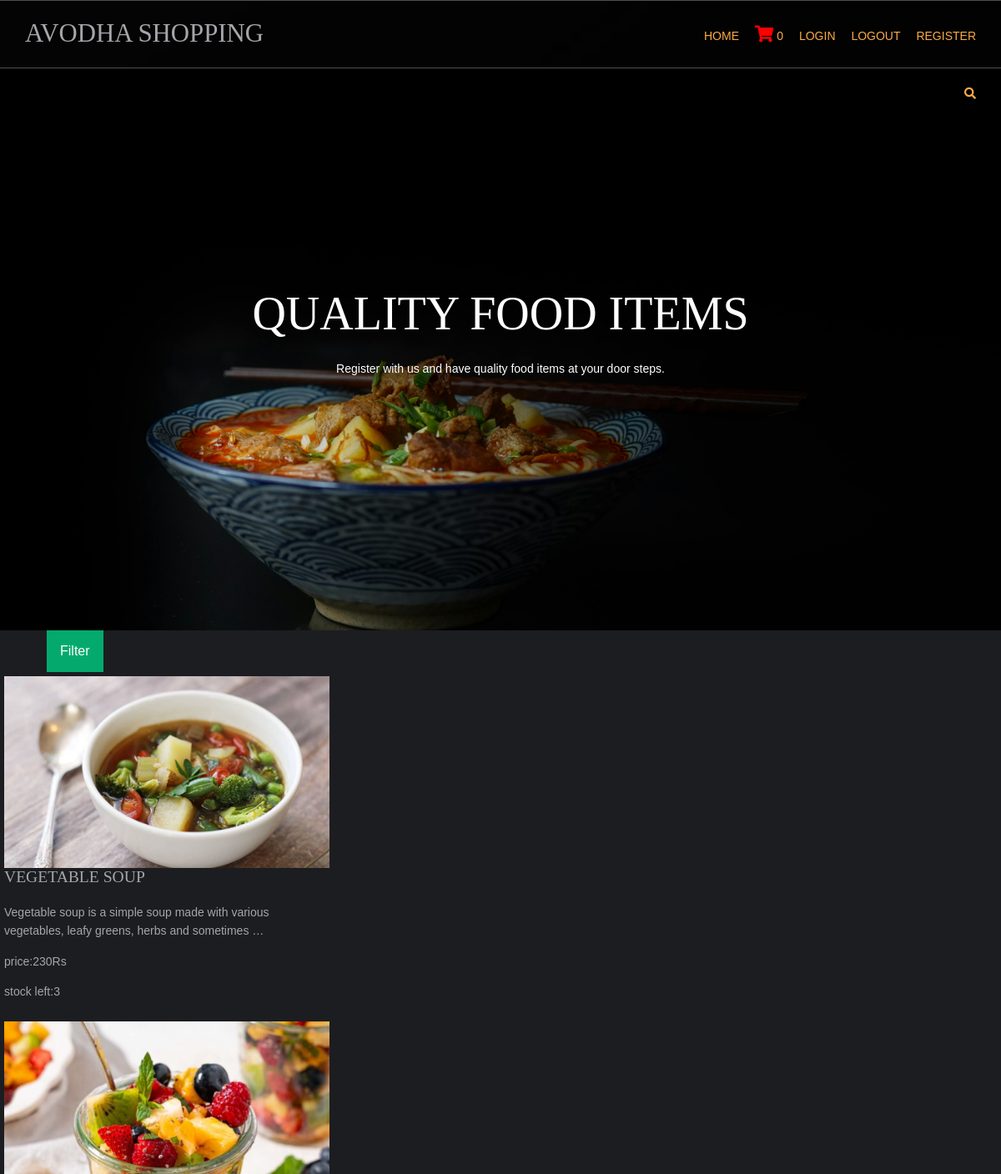
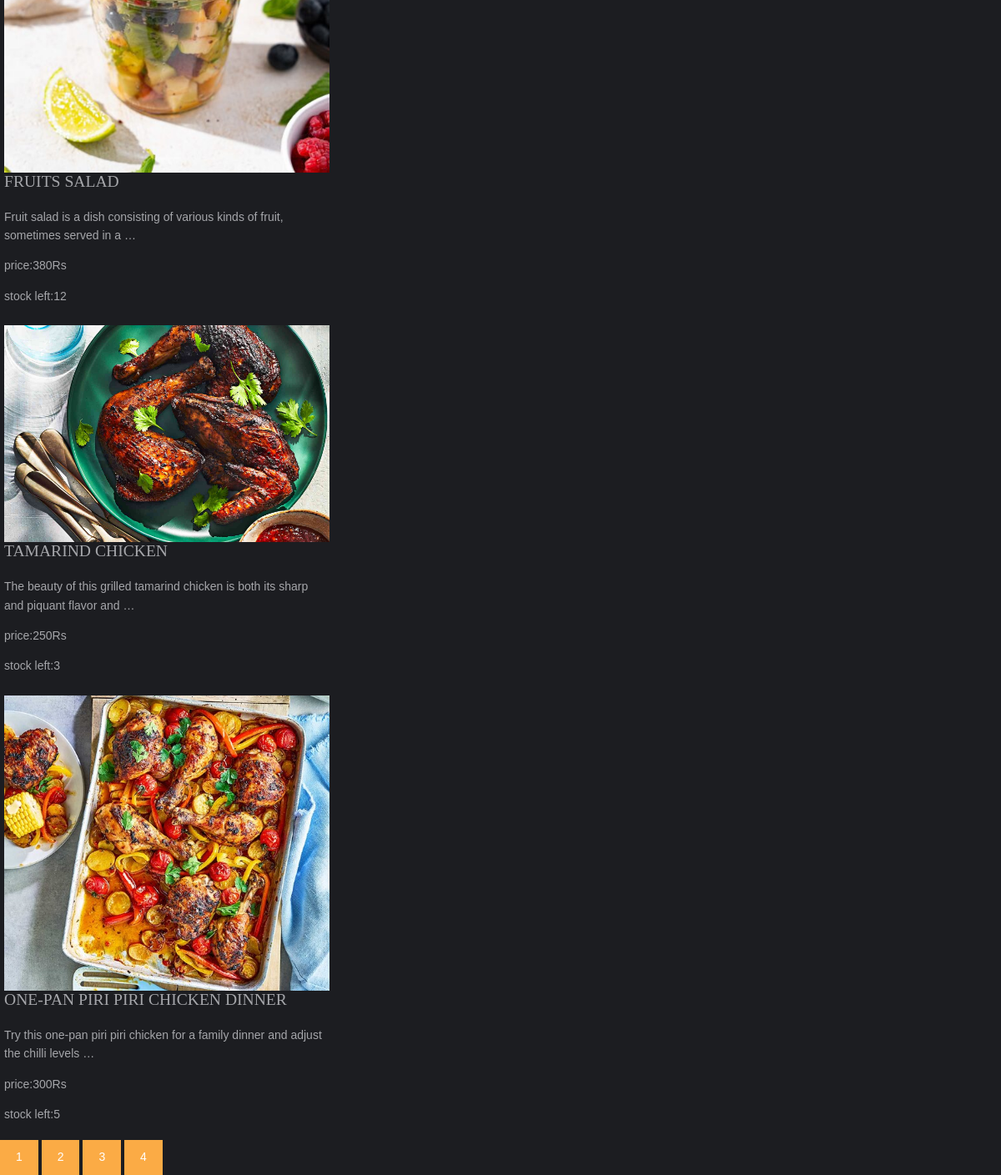
The page / on the database its author committed (2 pictures, top to bottom).
### shop/models.py (models this page shows, shortened)
class products(models.Model):
    name=models.CharField(max_length=150,unique=True)
    slug=models.SlugField(max_length=150,unique=True)
    img=models.ImageField(upload_to='product')
    desc=models.TextField()
    stock=models.IntegerField()
    available=models.BooleanField()
    price=models.IntegerField()
    category=models.ForeignKey(categ,on_delete=models.CASCADE)
    def get_url(self):
      return reverse('details',args=[self.category.slug,self.slug])

### shop/views.py (the view)
# urls.py: 2. Add a URL to urlpatterns:  path('', views.home, name='home')
def home(request,c_slug=None):
    c_page=None
    prod=None
    if c_slug!=None:
      c_page= get_object_or_404(categ,slug=c_slug)
      prod=products.objects.filter(category=c_page,available=True)
    else:
      prod=products.objects.all().filter(available=True)
    cat=categ.objects.all()
    paginator=Paginator(prod,4)
    try:
      page=int(request.GET.get('page',1))
    except:
      page=1
    try:
      product=paginator.page(page)
    except (EmptyPage,InvalidPage):
      product=paginator.page(paginator.num_pages)
    return render(request,'index.html',{'pr':product,'ct':cat})

### cart/context_processor.py (called while the page is built)
def count(requst):
    item_count=0
    if 'admin' in requst.path:
        return {}
    else:
        try:
            ct=cartlist.objects.filter(cart_id=c_id(requst))
            cti=items.objects.all().filter(cart=ct[:1])
            for c in cti:
                item_count +=c.quan
        except cartlist.DoesNotExist:
            item_count=0
        return dict(itc=item_count)

### cart/views.py (called while the page is built)
def c_id(request):
    ct_id=request.session.session_key
    if not ct_id:
        ct_id=request.session.create()
    return ct_id

### shop/models.py (called while the page is built)
    def get_url(self):
        return reverse('prod_cart',args=[self.slug])

### templates/index.html (shortened to what this page needs)
{% extends 'base.html' %}
{% load static %}
{% block content %}
<!DOCTYPE html>
<html lang="">
<head>
<link href="{% static 'hm/layout/styles/layout.css' %}" rel="stylesheet" type="text/css" media="all">
</head>
<body id="top">
<div  class="cds" style="background-image:url({% static 'hm/images/demo/backgrounds/back.jpg'  %});">
  <div class="wrapper row0">
    <div id="topbar" class="hoc clear">
  <div class="fl_right">
    <ul class="nospace">
      <li id="searchform">
      </li>
    </ul>
  </div>
</div>
</div>
  <div id="pageintro" class="hoc clear">
    <article>
      <h3 class="heading">QUALITY FOOD ITEMS</h3>
      <p>Register with us and have quality food items at your door steps.</p>
    </article>
  </div>
</div>
<div class="dropdown">
  <button class="dropbtn">Filter</button>
</div>
         <div class="desc" >
                   {% for i in pr.object_list %}
                   <div class="row">
                    <div class="column">
          <figure><a class="imgover" href="{{i.get_url}}"><img src="{{i.img.url}}" alt="" style="width:100%"></a>
            <figcaption>
              <h6 class="heading">{{i.name}}</h6>
              <p>{{i.desc|truncatewords:15}}</p>
              <p>price:{{i.price}}Rs</p>
              <p>stock left:{{i.stock}}</p>
            </figcaption>
          </figure>
          </div>
          </div>
          {% endfor %}
        </div>
          <div class="mx-auto">
            <div class="text-center">
            {% for pg in pr.paginator.page_range %}
            <a class="btn btn-light  {% if product.number == pg %} active {% endif %}" href="?page={{pg}}">{{pg}}</a>
            {% endfor %}
          </div>
          </div>
</body>
</html>
{% endblock %}

### templates/base.html (shortened to what this page needs)
{% load static %}
<!DOCTYPE html>
<html lang="">
<head>
<link href="{% static 'hm/layout/styles/layout.css' %}" rel="stylesheet" type="text/css" media="all">
</head>
<body id="top">
<div class="abcd" style="background-image:url({% static 'hm/images/demo/backgrounds/black.jpg' %});">
  <div class="wrapper row1">
    <header id="header" class="hoc clear">
      <div id="logo" class="fl_left">
        <h1><a href="index.html">AVODHA SHOPPING</a></h1>
      </div>
      <nav id="mainav" class="fl_right">
      <ul class="clear">
          <li class="active"><a href="/">Home</a></li>
         <li class="active"><a href="{%  url 'cartDetaild'  %}"><i class="fa fa-shopping-cart" style="font-size:20px;color:red"></i> {{itc}}</a></li>
         <li class="active"><a href="#">LOGIN</a></li>
         <li class="active"><a href="#">LOGOUT</a></li>
         <li class="active"><a href="#">REGISTER</a></li>
      </ul>
      </nav>
    </header>
  </div>
  </div>
  {% block content%}
  {% endblock %}
  </body>
  </html>

### static/hm/layout/styles/layout.css (style rules this page uses)
.row1 { border:solid; border-width:1px 0; }
#topbar { padding:20px 0; font-size:.8rem; text-transform:uppercase; }
#topbar ul li { display:inline-block; margin-right:15px; }
#topbar ul li:last-child { margin-right:0; padding-right:0; border-right:none; }
#topbar #searchform { position:relative; line-height:1; z-index:9999; }
#topbar #searchform::after { display:block; height:18px; line-height:18px; padding:0; font-family:"Font Awesome\ 5 Free"; font-weight:900; font-size:1rem; content:"\f002"; }
#topbar #searchform ::placeholder { text-transform:capitalize; }
#header #logo { margin:22px 0 0 0; }
#header #logo h1 { margin:0; padding:0; font-size:2.2rem; text-transform:uppercase; }
#pageintro { padding:200px 0 300px; }
#pageintro article, #pageintro article p { display:block; max-width:75%; margin:0 auto; text-align:center; }
#pageintro article p { max-width:65%; line-height:2rem; }
#pageintro .heading { margin-bottom:20px; font-size:4rem; }
*, *::before, *::after { transition:all .3s ease-in-out; }
nav ul, nav ol { margin:0; padding:0; list-style:none; }
#mainav, #breadcrumb, .sidebar nav { line-height:normal; }
#mainav ul { text-transform:uppercase; }
#mainav li { display:inline-block; position:relative; margin:0 15px 0 0; padding:0; }
#mainav li:last-child { margin-right:0; }
#mainav li a { display:block; padding:30px 0; }
body { color:#A5A6AA; background-color:#1C1D21; }
a { color:#FBAB45; }
.btn, .btn.inverse:hover { color:#FFFFFF; background-color:#FBAB45; border-color:#FBAB45; }
.imgover, .imgover:hover::after { color:#FFFFFF; }
.row1 { border-color:rgba(255,255,255,.3); }
#topbar #searchform { color:#FBAB45; }
#header #logo h1 a { color:inherit; }
#pageintro { color:#FFFFFF; }
#mainav li a { color:inherit; }
#mainav .active a, #mainav a:hover, #mainav li:hover > a { color:#FBAB45; background-color:inherit; }
@media screen and (min-width:1140px) { .hoc { max-width:1140px; } }

### static/hm/layout/styles/framework.css (style rules this page uses)
html { overflow-y:scroll; overflow-x:hidden; }
html, body { margin:0; padding:0; font-size:14px; line-height:1.6em; }
*, *::before, *::after { box-sizing:border-box; }
.nospace { margin:0; padding:0; list-style:none; }
.btn { display:inline-block; padding:8px 18px 10px; text-transform:uppercase; border:1px solid; }
.clear, .group { display:block; }
.clear::before, .clear::after, .group::before, .group::after { display:table; content:""; }
.clear, .clear::after, .group, .group::after { clear:both; }
a { outline:none; text-decoration:none; }
.fl_left, .imgl { float:left; }
.fl_right, .imgr { float:right; }
img { width:auto; max-width:100%; height:auto; margin:0; padding:0; border:none; line-height:normal; vertical-align:middle; }
.imgover { display:inline-block; position:relative; max-width:100%; }
.imgover::before, .imgover::after { display:block; position:absolute; content:""; text-align:center; opacity:0; }
.imgover::before { top:0; right:0; bottom:0; left:0; }
.imgover::after { top:50%; left:50%; width:50px; height:50px; line-height:50px; margin:-25px 0 0 -25px; font-family:"Font Awesome\ 5 Free"; font-weight:900; content:"\f067"; font-size:28px; }
body, input, textarea, select { font-family:Verdana, Geneva, sans-serif; }
h1, h2, h3, h4, h5, h6, .heading { font-family:Georgia, "Times New Roman", Times, serif; }
label, input, textarea, select, button { display:block; resize:none; outline:none; color:inherit; font-size:inherit; font-family:inherit; vertical-align:middle; }
::placeholder { opacity:1; }
h1, h2, h3, h4, h5, h6, .heading { margin:0 0 20px 0; font-size:1.4rem; line-height:normal; font-weight:normal; text-transform:uppercase; }
.wrapper { display:block; position:relative; width:100%; margin:0; padding:0; text-align:left; word-wrap:break-word; }
.hoc { display:block; margin:0 auto; }
address, article, aside, figcaption, figure, footer, header, main, nav, section { display:block; margin:0; padding:0; }

### templates/base.html (style rules this page uses)
.abcd { height: 100%; background-position: center; background-repeat: no-repeat; background-size: cover; }

### templates/index.html (style rules this page uses)
.dropbtn { background-color: #04AA6D; color: white; padding: 16px; font-size: 16px; border: none; }
.dropdown { position: relative; display: inline-block; padding-left: 56px; }
.cds { height: 100%; background-position: center; background-repeat: no-repeat; background-size: cover; }
.column { float: left; width: 33.33%; padding: 5px; }
.row::after { content: ""; clear: both; display: table; }

### rows shown on the page
products: img (picture), name "VEGETABLE SOUP", desc "Vegetable soup is a simple soup made with various vegetables, leafy greens, herbs and sometimes …", price "230", stock "3"
products: img (picture), name "FRUITS SALAD", desc "Fruit salad is a dish consisting of various kinds of fruit, sometimes served in a …", price "380", stock "12"
products: img (picture), name "TAMARIND CHICKEN", desc "The beauty of this grilled tamarind chicken is both its sharp and piquant flavor and …", price "250", stock "3"
products: img (picture), name "ONE-PAN PIRI PIRI CHICKEN DINNER", desc "Try this one-pan piri piri chicken for a family dinner and adjust the chilli levels …", price "300", stock "5"

### other values the page prints
{{ itc }} "0"
{{ pg }} "1" "2" "3" "4"
